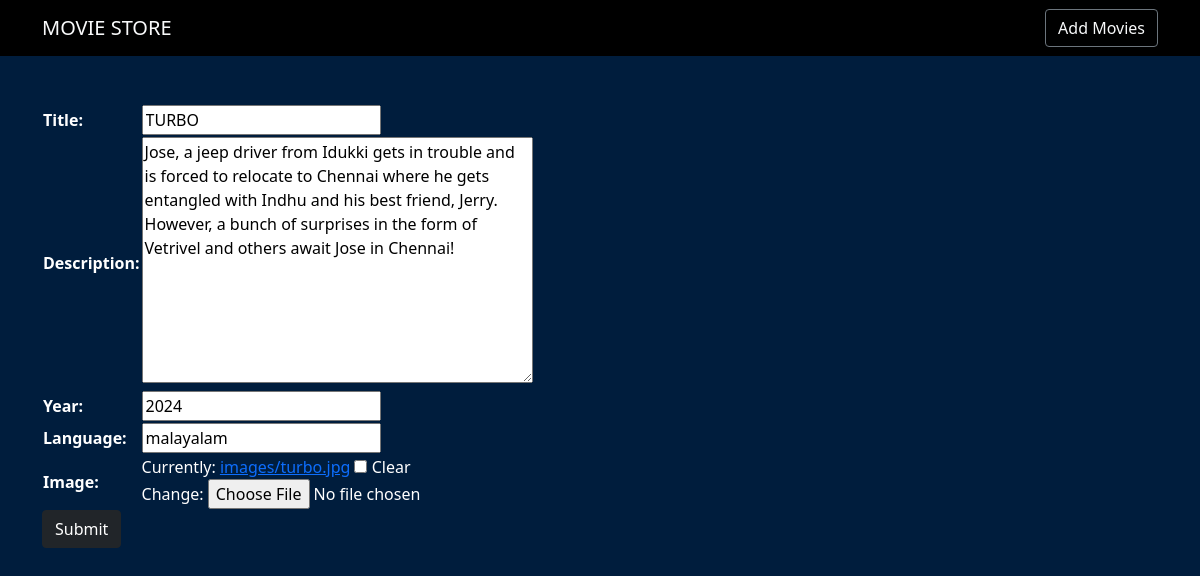
The app's page /edit/4 with its own data.
### app1/models.py (models this page shows, shortened)
class Movie(models.Model):                                                 #table definition
    title=models.CharField(max_length=20)
    description=models.TextField()
    year=models.IntegerField()
    language=models.CharField(max_length=20)
    image=models.ImageField(upload_to="images",blank=True,null=True)

### app1/views.py (the view)
# urls.py: path('edit/<int:pk>', views.Edit.as_view(), name="edit"),
class Edit(UpdateView):
    model = Movie
    fields = ['title', 'description', 'year', 'language', 'image']
    template_name = 'edit.html'
    success_url = reverse_lazy('app1:home')

### templates/edit.html (shortened to what this page needs)
{% extends 'base.html' %}
{% load static %}
{% block content %}
<div class="container mt-5">
        <form method="post" enctype="multipart/form-data">
              <table>
                {{form.as_table}}
            </table>
            <button type="submit" value="Add" class="btn btn-dark">Submit</button>
        </form>
    </div>
{% endblock %}

### static/css/style.css (style rules this page uses)
body { background-color:#001d3d; color:white; }

### records on screen
Movie: title "TURBO", description "Jose, a jeep driver from Idukki gets in trouble and is forced to relocate to Chennai where he gets entangled with Indhu and his best friend, Jerry. However, a bunch of surprises in the form of Vetrivel and others await Jose in Chennai!", year "2024", language "malayalam"
